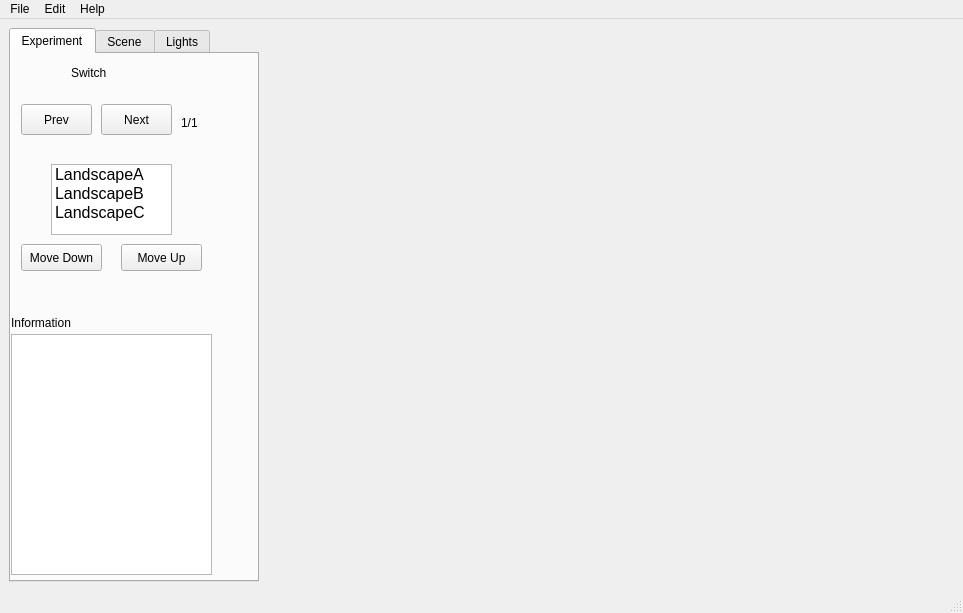
<?xml version="1.0" encoding="UTF-8"?>
<ui version="4.0">
 <class>MainWindow</class>
 <widget class="QMainWindow" name="MainWindow">
  <property name="geometry">
   <rect>
    <x>0</x>
    <y>0</y>
    <width>963</width>
    <height>613</height>
   </rect>
  </property>
  <property name="mouseTracking">
   <bool>false</bool>
  </property>
  <property name="windowTitle">
   <string>Terrain Navigator</string>
  </property>
  <widget class="QWidget" name="centralwidget">
   <layout class="QHBoxLayout" name="horizontalLayout">
    <item>
     <widget class="QTabWidget" name="tabWidget">
      <property name="enabled">
       <bool>true</bool>
      </property>
      <property name="sizePolicy">
       <sizepolicy hsizetype="Fixed" vsizetype="MinimumExpanding">
        <horstretch>0</horstretch>
        <verstretch>0</verstretch>
       </sizepolicy>
      </property>
      <property name="minimumSize">
       <size>
        <width>250</width>
        <height>0</height>
       </size>
      </property>
      <property name="currentIndex">
       <number>0</number>
      </property>
      <widget class="QWidget" name="Experiment">
       <property name="enabled">
        <bool>true</bool>
       </property>
       <attribute name="title">
        <string>Experiment</string>
       </attribute>
       <widget class="QPushButton" name="prevSubTask">
        <property name="enabled">
         <bool>true</bool>
        </property>
        <property name="geometry">
         <rect>
          <x>10</x>
          <y>50</y>
          <width>71</width>
          <height>31</height>
         </rect>
        </property>
        <property name="text">
         <string>Prev</string>
        </property>
       </widget>
       <widget class="QPushButton" name="nextSubTask">
        <property name="geometry">
         <rect>
          <x>90</x>
          <y>50</y>
          <width>71</width>
          <height>31</height>
         </rect>
        </property>
        <property name="text">
         <string>Next</string>
        </property>
       </widget>
       <widget class="QLabel" name="task_label">
        <property name="geometry">
         <rect>
          <x>60</x>
          <y>10</y>
          <width>81</width>
          <height>17</height>
         </rect>
        </property>
        <property name="text">
         <string>Switch</string>
        </property>
       </widget>
       <widget class="QWidget" name="task1_widget" native="true">
        <property name="geometry">
         <rect>
          <x>0</x>
          <y>80</y>
          <width>231</width>
          <height>161</height>
         </rect>
        </property>
        <widget class="QPushButton" name="moveTerDown">
         <property name="geometry">
          <rect>
           <x>10</x>
           <y>110</y>
           <width>81</width>
           <height>27</height>
          </rect>
         </property>
         <property name="text">
          <string>Move Down</string>
         </property>
        </widget>
        <widget class="QPushButton" name="moveTerUp">
         <property name="geometry">
          <rect>
           <x>110</x>
           <y>110</y>
           <width>81</width>
           <height>27</height>
          </rect>
         </property>
         <property name="text">
          <string>Move Up</string>
         </property>
        </widget>
        <widget class="QListWidget" name="listWidget">
         <property name="geometry">
          <rect>
           <x>40</x>
           <y>30</y>
           <width>121</width>
           <height>71</height>
          </rect>
         </property>
         <item>
          <property name="text">
           <string>LandscapeA</string>
          </property>
          <property name="font">
           <font>
            <pointsize>12</pointsize>
           </font>
          </property>
         </item>
         <item>
          <property name="text">
           <string>LandscapeB</string>
          </property>
          <property name="font">
           <font>
            <pointsize>12</pointsize>
           </font>
          </property>
         </item>
         <item>
          <property name="text">
           <string>LandscapeC</string>
          </property>
          <property name="font">
           <font>
            <pointsize>12</pointsize>
           </font>
          </property>
         </item>
        </widget>
       </widget>
       <widget class="QWidget" name="task2_widget" native="true">
        <property name="geometry">
         <rect>
          <x>0</x>
          <y>260</y>
          <width>221</width>
          <height>261</height>
         </rect>
        </property>
        <widget class="QTextEdit" name="textEdit">
         <property name="geometry">
          <rect>
           <x>0</x>
           <y>20</y>
           <width>201</width>
           <height>241</height>
          </rect>
         </property>
         <property name="sizePolicy">
          <sizepolicy hsizetype="Expanding" vsizetype="Maximum">
           <horstretch>0</horstretch>
           <verstretch>0</verstretch>
          </sizepolicy>
         </property>
        </widget>
        <widget class="QLabel" name="label">
         <property name="geometry">
          <rect>
           <x>0</x>
           <y>0</y>
           <width>131</width>
           <height>17</height>
          </rect>
         </property>
         <property name="text">
          <string>Information</string>
         </property>
        </widget>
       </widget>
       <widget class="QLabel" name="subtask_index_label">
        <property name="geometry">
         <rect>
          <x>170</x>
          <y>60</y>
          <width>61</width>
          <height>17</height>
         </rect>
        </property>
        <property name="text">
         <string>1/1</string>
        </property>
       </widget>
      </widget>
      <widget class="QWidget" name="Scene">
       <property name="enabled">
        <bool>true</bool>
       </property>
       <attribute name="title">
        <string>Scene</string>
       </attribute>
       <widget class="QLabel" name="background_label">
        <property name="geometry">
         <rect>
          <x>10</x>
          <y>80</y>
          <width>161</width>
          <height>31</height>
         </rect>
        </property>
        <property name="text">
         <string>Background</string>
        </property>
       </widget>
       <widget class="QCheckBox" name="skybox_checkBox">
        <property name="geometry">
         <rect>
          <x>10</x>
          <y>210</y>
          <width>101</width>
          <height>22</height>
         </rect>
        </property>
        <property name="text">
         <string>Skybox</string>
        </property>
       </widget>
       <widget class="QPushButton" name="loadSkybox_button">
        <property name="geometry">
         <rect>
          <x>10</x>
          <y>20</y>
          <width>151</width>
          <height>27</height>
         </rect>
        </property>
        <property name="text">
         <string>Load Skybox</string>
        </property>
       </widget>
       <widget class="QCheckBox" name="wirefr_checkBox">
        <property name="geometry">
         <rect>
          <x>10</x>
          <y>270</y>
          <width>141</width>
          <height>22</height>
         </rect>
        </property>
        <property name="text">
         <string>Wireframe</string>
        </property>
       </widget>
       <widget class="QPushButton" name="loadTexture_button">
        <property name="geometry">
         <rect>
          <x>10</x>
          <y>50</y>
          <width>151</width>
          <height>27</height>
         </rect>
        </property>
        <property name="text">
         <string>Load Texture</string>
        </property>
       </widget>
       <widget class="QCheckBox" name="texture_checkBox">
        <property name="geometry">
         <rect>
          <x>10</x>
          <y>240</y>
          <width>121</width>
          <height>22</height>
         </rect>
        </property>
        <property name="text">
         <string>Texture</string>
        </property>
       </widget>
       <widget class="QSlider" name="bgR_box">
        <property name="geometry">
         <rect>
          <x>10</x>
          <y>110</y>
          <width>25</width>
          <height>81</height>
         </rect>
        </property>
        <property name="minimum">
         <number>0</number>
        </property>
        <property name="maximum">
         <number>255</number>
        </property>
        <property name="orientation">
         <enum>Qt::Vertical</enum>
        </property>
       </widget>
       <widget class="QSlider" name="bgG_box">
        <property name="geometry">
         <rect>
          <x>40</x>
          <y>110</y>
          <width>25</width>
          <height>81</height>
         </rect>
        </property>
        <property name="maximum">
         <number>255</number>
        </property>
        <property name="orientation">
         <enum>Qt::Vertical</enum>
        </property>
       </widget>
       <widget class="QSlider" name="bgB_box">
        <property name="geometry">
         <rect>
          <x>70</x>
          <y>110</y>
          <width>25</width>
          <height>81</height>
         </rect>
        </property>
        <property name="maximum">
         <number>255</number>
        </property>
        <property name="orientation">
         <enum>Qt::Vertical</enum>
        </property>
       </widget>
       <widget class="QCheckBox" name="fps_checkBox">
        <property name="geometry">
         <rect>
          <x>120</x>
          <y>210</y>
          <width>61</width>
          <height>22</height>
         </rect>
        </property>
        <property name="text">
         <string>FPS</string>
        </property>
       </widget>
      </widget>
      <widget class="QWidget" name="Lights">
       <property name="enabled">
        <bool>true</bool>
       </property>
       <attribute name="title">
        <string>Lights</string>
       </attribute>
       <widget class="QLabel" name="light_label">
        <property name="geometry">
         <rect>
          <x>10</x>
          <y>20</y>
          <width>62</width>
          <height>21</height>
         </rect>
        </property>
        <property name="text">
         <string>Light</string>
        </property>
       </widget>
       <widget class="QCheckBox" name="enableLight_box">
        <property name="geometry">
         <rect>
          <x>20</x>
          <y>50</y>
          <width>111</width>
          <height>22</height>
         </rect>
        </property>
        <property name="text">
         <string>Enabled</string>
        </property>
        <property name="checked">
         <bool>true</bool>
        </property>
       </widget>
       <widget class="QLabel" name="lposition_label">
        <property name="geometry">
         <rect>
          <x>10</x>
          <y>110</y>
          <width>111</width>
          <height>17</height>
         </rect>
        </property>
        <property name="text">
         <string>Position</string>
        </property>
       </widget>
       <widget class="QLabel" name="ambient_label">
        <property name="geometry">
         <rect>
          <x>10</x>
          <y>200</y>
          <width>91</width>
          <height>17</height>
         </rect>
        </property>
        <property name="text">
         <string>Ambient </string>
        </property>
       </widget>
       <widget class="QLabel" name="diffuse_label">
        <property name="geometry">
         <rect>
          <x>110</x>
          <y>200</y>
          <width>51</width>
          <height>17</height>
         </rect>
        </property>
        <property name="text">
         <string>Diffuse</string>
        </property>
       </widget>
       <widget class="QLabel" name="specular_label">
        <property name="geometry">
         <rect>
          <x>180</x>
          <y>200</y>
          <width>61</width>
          <height>17</height>
         </rect>
        </property>
        <property name="text">
         <string>Specular</string>
        </property>
       </widget>
       <widget class="QLabel" name="lshininess_label">
        <property name="geometry">
         <rect>
          <x>10</x>
          <y>320</y>
          <width>91</width>
          <height>17</height>
         </rect>
        </property>
        <property name="text">
         <string>Shininess</string>
        </property>
       </widget>
       <widget class="QSlider" name="mshininess">
        <property name="geometry">
         <rect>
          <x>110</x>
          <y>310</y>
          <width>111</width>
          <height>31</height>
         </rect>
        </property>
        <property name="maximum">
         <number>256</number>
        </property>
        <property name="orientation">
         <enum>Qt::Horizontal</enum>
        </property>
       </widget>
       <widget class="QSlider" name="ambR_box">
        <property name="geometry">
         <rect>
          <x>20</x>
          <y>220</y>
          <width>21</width>
          <height>81</height>
         </rect>
        </property>
        <property name="maximum">
         <number>255</number>
        </property>
        <property name="orientation">
         <enum>Qt::Vertical</enum>
        </property>
       </widget>
       <widget class="QSlider" name="ambG_box">
        <property name="geometry">
         <rect>
          <x>40</x>
          <y>220</y>
          <width>21</width>
          <height>81</height>
         </rect>
        </property>
        <property name="maximum">
         <number>255</number>
        </property>
        <property name="orientation">
         <enum>Qt::Vertical</enum>
        </property>
       </widget>
       <widget class="QSlider" name="ambB_box">
        <property name="geometry">
         <rect>
          <x>60</x>
          <y>220</y>
          <width>21</width>
          <height>81</height>
         </rect>
        </property>
        <property name="maximum">
         <number>255</number>
        </property>
        <property name="orientation">
         <enum>Qt::Vertical</enum>
        </property>
       </widget>
       <widget class="QSlider" name="difR_box">
        <property name="geometry">
         <rect>
          <x>110</x>
          <y>220</y>
          <width>21</width>
          <height>81</height>
         </rect>
        </property>
        <property name="maximum">
         <number>255</number>
        </property>
        <property name="orientation">
         <enum>Qt::Vertical</enum>
        </property>
       </widget>
       <widget class="QSlider" name="difB_box">
        <property name="geometry">
         <rect>
          <x>150</x>
          <y>220</y>
          <width>21</width>
          <height>81</height>
         </rect>
        </property>
        <property name="maximum">
         <number>255</number>
        </property>
        <property name="orientation">
         <enum>Qt::Vertical</enum>
        </property>
       </widget>
       <widget class="QSlider" name="difG_box">
        <property name="geometry">
         <rect>
          <x>130</x>
          <y>220</y>
          <width>21</width>
          <height>81</height>
         </rect>
        </property>
        <property name="maximum">
         <number>255</number>
        </property>
        <property name="orientation">
         <enum>Qt::Vertical</enum>
        </property>
       </widget>
       <widget class="QSlider" name="spcR_box">
        <property name="geometry">
         <rect>
          <x>180</x>
          <y>220</y>
          <width>21</width>
          <height>81</height>
         </rect>
        </property>
        <property name="maximum">
         <number>255</number>
        </property>
        <property name="orientation">
         <enum>Qt::Vertical</enum>
        </property>
       </widget>
       <widget class="QSlider" name="spcG_box">
        <property name="geometry">
         <rect>
          <x>200</x>
          <y>220</y>
          <width>21</width>
          <height>81</height>
         </rect>
        </property>
        <property name="maximum">
         <number>255</number>
        </property>
        <property name="orientation">
         <enum>Qt::Vertical</enum>
        </property>
       </widget>
       <widget class="QSlider" name="spcB_box">
        <property name="geometry">
         <rect>
          <x>220</x>
          <y>220</y>
          <width>21</width>
          <height>81</height>
         </rect>
        </property>
        <property name="maximum">
         <number>255</number>
        </property>
        <property name="orientation">
         <enum>Qt::Vertical</enum>
        </property>
       </widget>
       <widget class="QDoubleSpinBox" name="lPosZ_box">
        <property name="geometry">
         <rect>
          <x>170</x>
          <y>130</y>
          <width>71</width>
          <height>25</height>
         </rect>
        </property>
        <property name="minimum">
         <double>-10.000000000000000</double>
        </property>
        <property name="maximum">
         <double>10.000000000000000</double>
        </property>
       </widget>
       <widget class="QDoubleSpinBox" name="lPosY_box">
        <property name="geometry">
         <rect>
          <x>90</x>
          <y>130</y>
          <width>71</width>
          <height>25</height>
         </rect>
        </property>
        <property name="minimum">
         <double>-10.000000000000000</double>
        </property>
        <property name="maximum">
         <double>10.000000000000000</double>
        </property>
       </widget>
       <widget class="QDoubleSpinBox" name="lPosX_box">
        <property name="geometry">
         <rect>
          <x>10</x>
          <y>130</y>
          <width>71</width>
          <height>25</height>
         </rect>
        </property>
        <property name="minimum">
         <double>-10.000000000000000</double>
        </property>
        <property name="maximum">
         <double>10.000000000000000</double>
        </property>
       </widget>
       <widget class="QCheckBox" name="enableGLSL_box">
        <property name="geometry">
         <rect>
          <x>20</x>
          <y>80</y>
          <width>93</width>
          <height>22</height>
         </rect>
        </property>
        <property name="text">
         <string>GLSL</string>
        </property>
        <property name="checked">
         <bool>true</bool>
        </property>
       </widget>
       <widget class="QDoubleSpinBox" name="lPosW_box">
        <property name="enabled">
         <bool>false</bool>
        </property>
        <property name="geometry">
         <rect>
          <x>10</x>
          <y>160</y>
          <width>91</width>
          <height>25</height>
         </rect>
        </property>
        <property name="minimum">
         <double>-10.000000000000000</double>
        </property>
        <property name="maximum">
         <double>10.000000000000000</double>
        </property>
       </widget>
      </widget>
     </widget>
    </item>
    <item>
     <widget class="Viewer" name="viewer">
      <property name="sizePolicy">
       <sizepolicy hsizetype="MinimumExpanding" vsizetype="MinimumExpanding">
        <horstretch>0</horstretch>
        <verstretch>0</verstretch>
       </sizepolicy>
      </property>
      <property name="cursor">
       <cursorShape>CrossCursor</cursorShape>
      </property>
      <property name="focusPolicy">
       <enum>Qt::NoFocus</enum>
      </property>
      <property name="autoFillBackground">
       <bool>false</bool>
      </property>
     </widget>
    </item>
   </layout>
  </widget>
  <widget class="QStatusBar" name="statusbar"/>
  <widget class="QMenuBar" name="menubar">
   <property name="geometry">
    <rect>
     <x>0</x>
     <y>0</y>
     <width>963</width>
     <height>34</height>
    </rect>
   </property>
   <widget class="QMenu" name="menuFile">
    <property name="title">
     <string>File</string>
    </property>
    <addaction name="actionLoad"/>
    <addaction name="actionLoad_Experiment"/>
    <addaction name="actionSave"/>
    <addaction name="actionExit"/>
   </widget>
   <widget class="QMenu" name="menuEdit">
    <property name="title">
     <string>Edit</string>
    </property>
    <addaction name="actionReset"/>
    <addaction name="actionSave_Config"/>
    <addaction name="actionDelete"/>
   </widget>
   <widget class="QMenu" name="menuHelp">
    <property name="title">
     <string>Help</string>
    </property>
    <addaction name="actionDocumentation"/>
   </widget>
   <addaction name="menuFile"/>
   <addaction name="menuEdit"/>
   <addaction name="menuHelp"/>
  </widget>
  <action name="actionLoad">
   <property name="text">
    <string>Load Terrain</string>
   </property>
  </action>
  <action name="actionSave">
   <property name="text">
    <string>Save screenshot</string>
   </property>
  </action>
  <action name="actionExit">
   <property name="text">
    <string>Exit this viewer</string>
   </property>
  </action>
  <action name="actionReset">
   <property name="text">
    <string>Reset</string>
   </property>
  </action>
  <action name="actionSave_Config">
   <property name="text">
    <string>Save Config</string>
   </property>
  </action>
  <action name="actionDocumentation">
   <property name="text">
    <string>Documentation</string>
   </property>
  </action>
  <action name="actionDelete">
   <property name="text">
    <string>Delete</string>
   </property>
  </action>
  <action name="actionLoad_Experiment">
   <property name="enabled">
    <bool>false</bool>
   </property>
   <property name="text">
    <string>Load Experiment</string>
   </property>
  </action>
 </widget>
 <customwidgets>
  <customwidget>
   <class>QGLViewer</class>
   <extends>QWidget</extends>
   <header>QGLViewer/qglviewer.h</header>
  </customwidget>
  <customwidget>
   <class>Viewer</class>
   <extends>QGLViewer</extends>
   <header>interface.h</header>
  </customwidget>
 </customwidgets>
 <resources/>
 <connections>
  <connection>
   <sender>fps_checkBox</sender>
   <signal>clicked(bool)</signal>
   <receiver>viewer</receiver>
   <slot>setFPSIsDisplayed(bool)</slot>
   <hints>
    <hint type="sourcelabel">
     <x>146</x>
     <y>283</y>
    </hint>
    <hint type="destinationlabel">
     <x>586</x>
     <y>306</y>
    </hint>
   </hints>
  </connection>
 </connections>
</ui>
